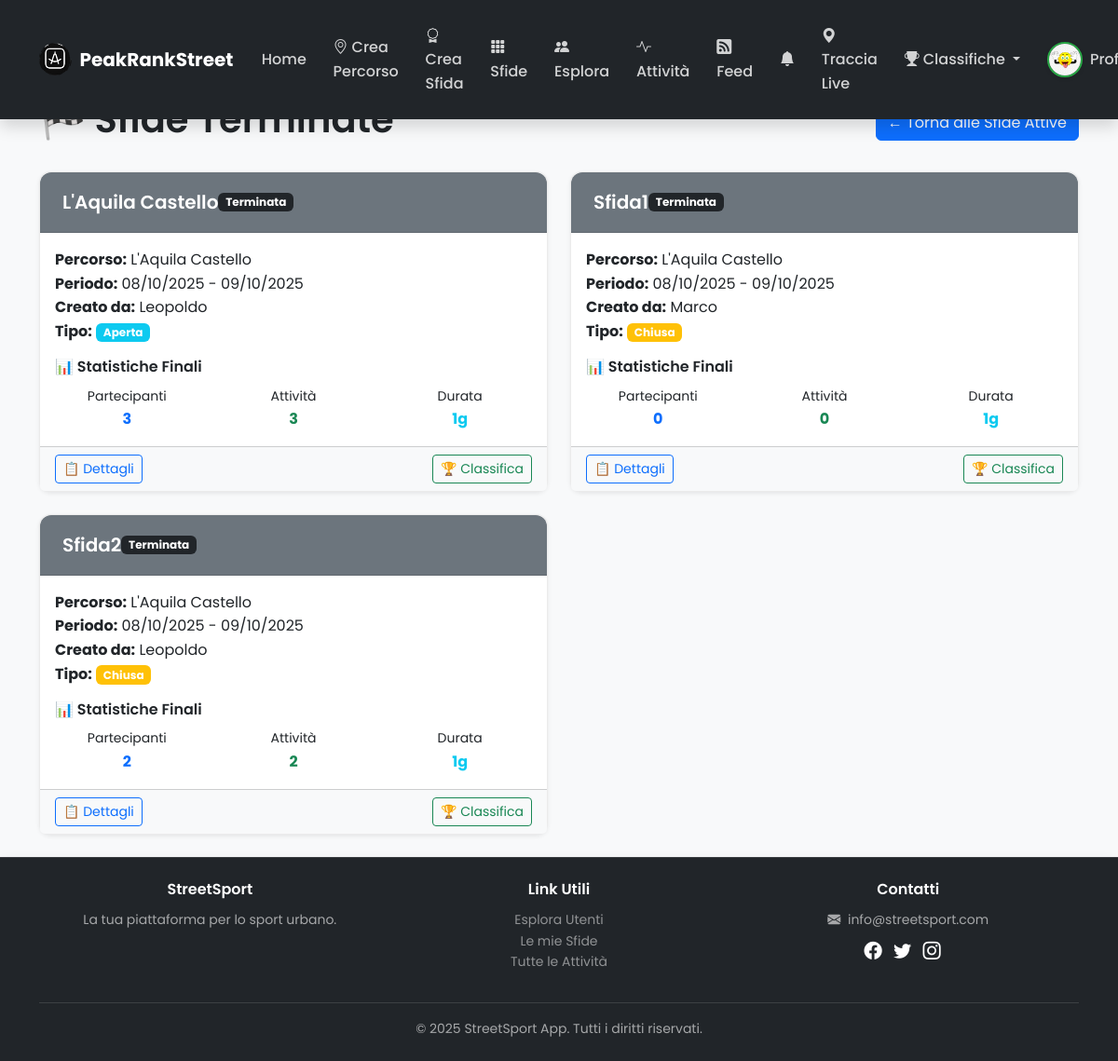
/challenges/finished (signed in), run on an earlier commit of the app's database.
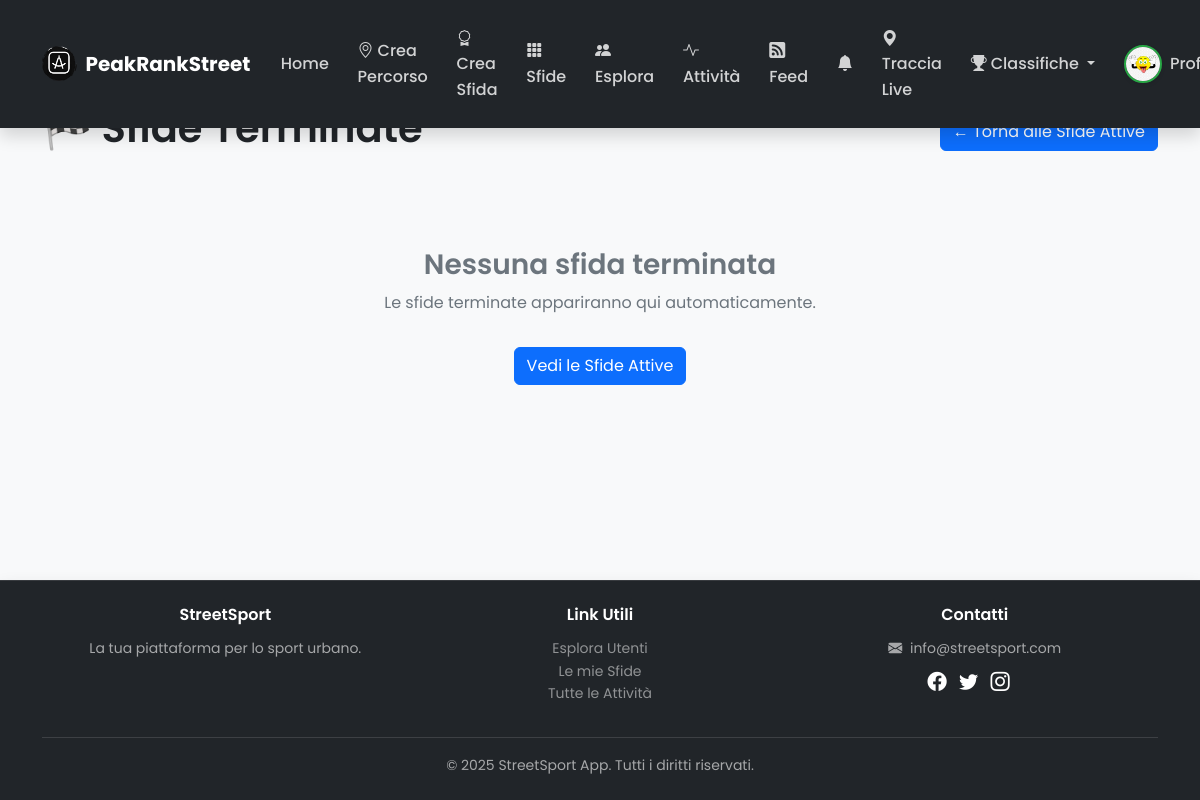
And on a later commit of the database.
### app/models.py (models this page shows, shortened)
class Challenge(db.Model):
    __tablename__ = 'Challenges'
    id = db.Column(db.Integer, primary_key=True)
    route_id = db.Column(db.Integer, db.ForeignKey('Routes.id'), nullable=False, index=True)
    name = db.Column(db.String(100), nullable=False, default="Sfida su Percorso", index=True)
    start_date = db.Column(db.DateTime, nullable=False, index=True)
    end_date = db.Column(db.DateTime, nullable=False, index=True)
    created_by = db.Column(db.Integer, db.ForeignKey('user.id'), nullable=False, index=True)
    created_at = db.Column(db.DateTime, default=datetime.utcnow, index=True)
    challenge_type = db.Column(db.String(20), default='open', index=True)  # 'open' o 'closed'
    bet_type = db.Column(db.String(50), default='none')  # 'none', 'beer', 'dinner', 'coffee', 'custom'
    custom_bet = db.Column(db.String(100))  # Se bet_type = 'custom'
    bet_value = db.Column(db.String(100))  # "1 birra", "Una cena", etc.
    is_active = db.Column(db.Boolean, default=True, index=True)
    activities = db.relationship('Activity', backref='challenge_info', lazy=True)
    invitations = db.relationship('ChallengeInvitation', backref='challenge', lazy=True)

class Route(db.Model):
    __tablename__ = 'Routes'
    id = db.Column(db.Integer, primary_key=True)
    name = db.Column(db.String(100), nullable=False, index=True)
    description = db.Column(db.String(500), nullable=True)
    coordinates = db.Column(db.Text, nullable=False)
    duration = db.Column(db.Integer)  # in secondi
    distance = db.Column(db.Float)    # in km
    activity_type = db.Column(db.String(50), nullable=False, default='Corsa', index=True)
    created_by = db.Column(db.Integer, db.ForeignKey('user.id'), nullable=False, index=True)
    created_at = db.Column(db.DateTime, default=datetime.utcnow, index=True)
    distance_km = db.Column(db.Float, nullable=True)
    is_featured = db.Column(db.Boolean, default=False, nullable=False, index=True)
    featured_image = db.Column(db.String(120), nullable=True)
    is_active = db.Column(db.Boolean, default=True)  # ← NUOVA COLONNA
    is_classic = db.Column(db.Boolean, default=False, index=True)
    classic_city = db.Column(db.String(100), index=True)
    start_location = db.Column(db.String(200))
    end_location = db.Column(db.String(200))
    elevation_gain = db.Column(db.Integer)
    difficulty = db.Column(db.String(20))
    estimated_time = db.Column(db.String(50))
    landmarks = db.Column(db.Text)
    challenges = db.relationship('Challenge', backref='route_info', lazy=True)
    activities = db.relationship('Activity', backref='route_activity', lazy=True)
    comments = db.relationship('Comment', backref='route_commented', lazy=True)
    records = db.relationship('RouteRecord', backref='recorded_route', lazy=True)
    is_featured = db.Column(db.Boolean, default=False, nullable=False, index=True)
    featured_image = db.Column(db.String(120), nullable=True) # Nome del file immagine

class User(db.Model, UserMixin):
    __tablename__ = 'user'
    id = db.Column(db.Integer, primary_key=True)
    username = db.Column(db.String(50), unique=True, nullable=False, index=True)
    email = db.Column(db.String(100), unique=True, nullable=False, index=True)
    password_hash = db.Column(db.String(200), nullable=False)
    profile_image = db.Column(db.String(120), nullable=False, default='default.png')
    city = db.Column(db.String(100), nullable=True)
    created_at = db.Column(db.DateTime, default=datetime.utcnow)
    is_admin = db.Column(db.Boolean, default=False, nullable=False)
    routes = db.relationship('Route', backref='creator', lazy='dynamic')
    challenges = db.relationship('Challenge', backref='challenger', lazy='dynamic')
    activities = db.relationship('Activity', backref='user_activity', lazy='dynamic')
    comments = db.relationship('Comment', backref='author', lazy='dynamic')
    likes = db.relationship('Like', backref='user_liker', lazy='dynamic')
    route_records = db.relationship('RouteRecord', backref='record_holder', lazy='dynamic')
    user_badges = db.relationship('UserBadge', backref='badge_recipient', lazy='dynamic')
    activity_likes = db.relationship('ActivityLike', backref='user', lazy='dynamic')
    followed = db.relationship(
        'User', secondary=followers,
        primaryjoin=(followers.c.follower_id == id),
        secondaryjoin=(followers.c.followed_id == id),
        backref=db.backref('followers', lazy='dynamic'), lazy='dynamic')

### app/main/routes.py (the view)
@main.route("/challenges/finished")
@login_required
def finished_challenges():
    page = request.args.get('page', 1, type=int)
    now = datetime.utcnow()
    finished_challenges_query = Challenge.query.filter(
        Challenge.end_date < now,
        Challenge.is_active == False
    )
    pagination = finished_challenges_query.order_by(Challenge.end_date.desc()).paginate(page=page, per_page=10, error_out=False)
    return render_template("finished_challenges.html",
                         challenges=pagination.items,
                         pagination=pagination,
                         now=now,
                         is_homepage=False)

### app/templates/finished_challenges.html (shortened to what this page needs)
{% extends "index.html" %}
{% block content %}
<div class="container mt-4">
    <div class="d-flex justify-content-between align-items-center mb-4">
        <h1>🏁 Sfide Terminate</h1>
        <a href="{{ url_for('main.challenges_list') }}" class="btn btn-primary">
            ← Torna alle Sfide Attive
        </a>
    </div>
    {% if challenges %}
        <div class="row">
            {% for challenge in challenges %}
            <div class="col-md-6 mb-4">
                <div class="card h-100 shadow-sm">
                    <div class="card-header bg-secondary text-white">
                        <div class="d-flex justify-content-between align-items-center">
                            <h5 class="mb-0">{{ challenge.name }}</h5>
                            <span class="badge bg-dark">Terminata</span>
                        </div>
                    </div>
                    <div class="card-body">
                        <p class="card-text">
                            <strong>Percorso:</strong> {{ challenge.route_info.name }}<br>
                            <strong>Periodo:</strong> {{ challenge.start_date.strftime('%d/%m/%Y') }} - {{ challenge.end_date.strftime('%d/%m/%Y') }}<br>
                            <strong>Creato da:</strong> {{ challenge.challenger.username }}<br>
                            <strong>Tipo:</strong>
                            <span class="badge bg-{{ 'info' if challenge.challenge_type == 'open' else 'warning' }}">
                                {{ 'Aperta' if challenge.challenge_type == 'open' else 'Chiusa' }}
                            </span>
                        </p>
                        {% set challenge_activities = challenge.activities %}
                        <div class="mt-3">
                            <h6>📊 Statistiche Finali</h6>
                            <div class="row text-center">
                                <div class="col-4">
                                    <small>Partecipanti</small>
                                    <div class="fw-bold text-primary">{{ challenge_activities|length }}</div>
                                </div>
                                <div class="col-4">
                                    <small>Attività</small>
                                    <div class="fw-bold text-success">{{ challenge_activities|length }}</div>
                                </div>
                                <div class="col-4">
                                    <small>Durata</small>
                                    <div class="fw-bold text-info">{{ (challenge.end_date - challenge.start_date).days }}g</div>
                                </div>
                            </div>
                        </div>
                    </div>
                    <div class="card-footer bg-light">
                        <div class="d-flex justify-content-between">
                            <a href="{{ url_for('main.challenge_detail', challenge_id=challenge.id) }}"
                               class="btn btn-outline-primary btn-sm">
                                📋 Dettagli
                            </a>
                            <a href="{{ url_for('main.leaderboard', challenge_id=challenge.id) }}"
                               class="btn btn-outline-success btn-sm">
                                🏆 Classifica
                            </a>
                        </div>
                    </div>
                </div>
            </div>
            {% endfor %}
        </div>
    {% else %}
        <div class="text-center py-5">
            <h3 class="text-muted">Nessuna sfida terminata</h3>
            <p class="text-muted">Le sfide terminate appariranno qui automaticamente.</p>
            <a href="{{ url_for('main.challenges_list') }}" class="btn btn-primary mt-3">
                Vedi le Sfide Attive
            </a>
        </div>
    {% endif %}
</div>
{% endblock %}

What changed in the data, as far as the page shows it:
removed Challenge: name "L'Aquila Castello", route_info.name "L'Aquila Castello", start_date "08/10/2025", end_date "09/10/2025", challenger.username "Leopoldo", challenge_type "Aperta", challenge_activities "3", (challenge.end_date-challenge.start_date).days "1"
removed Challenge: name "Sfida1", route_info.name "L'Aquila Castello", start_date "08/10/2025", end_date "09/10/2025", challenger.username "Marco", challenge_type "Chiusa", challenge_activities "0", (challenge.end_date-challenge.start_date).days "1"
removed Challenge: name "Sfida2", route_info.name "L'Aquila Castello", start_date "08/10/2025", end_date "09/10/2025", challenger.username "Leopoldo", challenge_type "Chiusa", challenge_activities "2", (challenge.end_date-challenge.start_date).days "1"
Also different on the page:
text now shown: "Nessuna sfida terminata Le sfide terminate appariranno qui automaticamente. Vedi le Sfide Attive"
